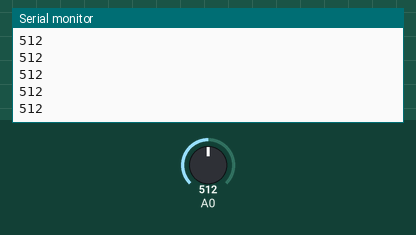
A sketch run on a simulated Arduino Uno, built with avr-gcc and run on an emulated ATmega328P. Shown: the last lines printed to the serial monitor. Inputs (shaded band) come from the test bench; at power-on: A0 = 512.

Above: at 1.2 s.
1.3 s: A0 set to 716
At 1.34 s:
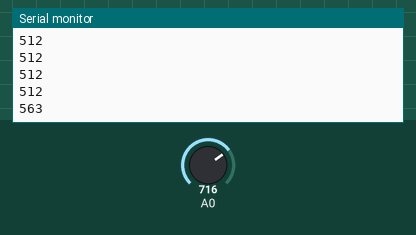
2.8 s: A0 set to 900
At 2.82 s:
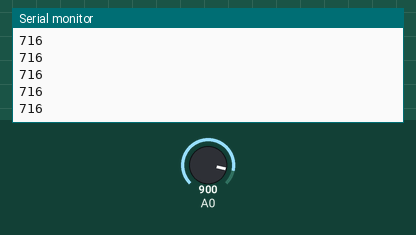
Timing chart, 0 to 5.8 s (numbered marks = the images above; inputs shaded):
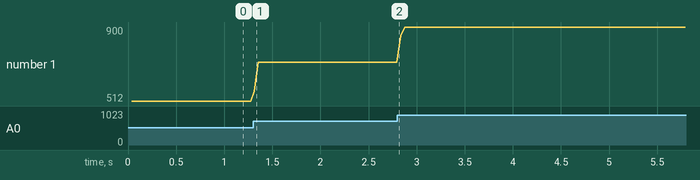

Measured:
- after the input at 1.3 s, the serial monitor: prints a new line at once (image 1)
- plotted number 1: 512 → 716 after the input at 1.3 s, 716 → 900 after the input at 2.8 s

The sketch:

sonar_test_arduino.ino
```cpp
#include <SoftwareSerial.h>

#define rxPin 3
#define txPin 2

SoftwareSerial range(txPin, rxPin);

void setup() {
  Serial.begin(9600);
  Serial.println("Arduino ready!");

  range.begin(9600);
}

void loop() {
  int distsensor = 0;
  for (int i=0; i<8; i++) {
    distsensor += analogRead(0);
    delay(5);
  }
  distsensor /= 8;
  Serial.println(distsensor);
return;

  if (range.available())
  {
    byte a = range.read();
    Serial.print(a);
    Serial.print(" / ");
    Serial.println((char) a);
  }
  delay(5);
}
```
